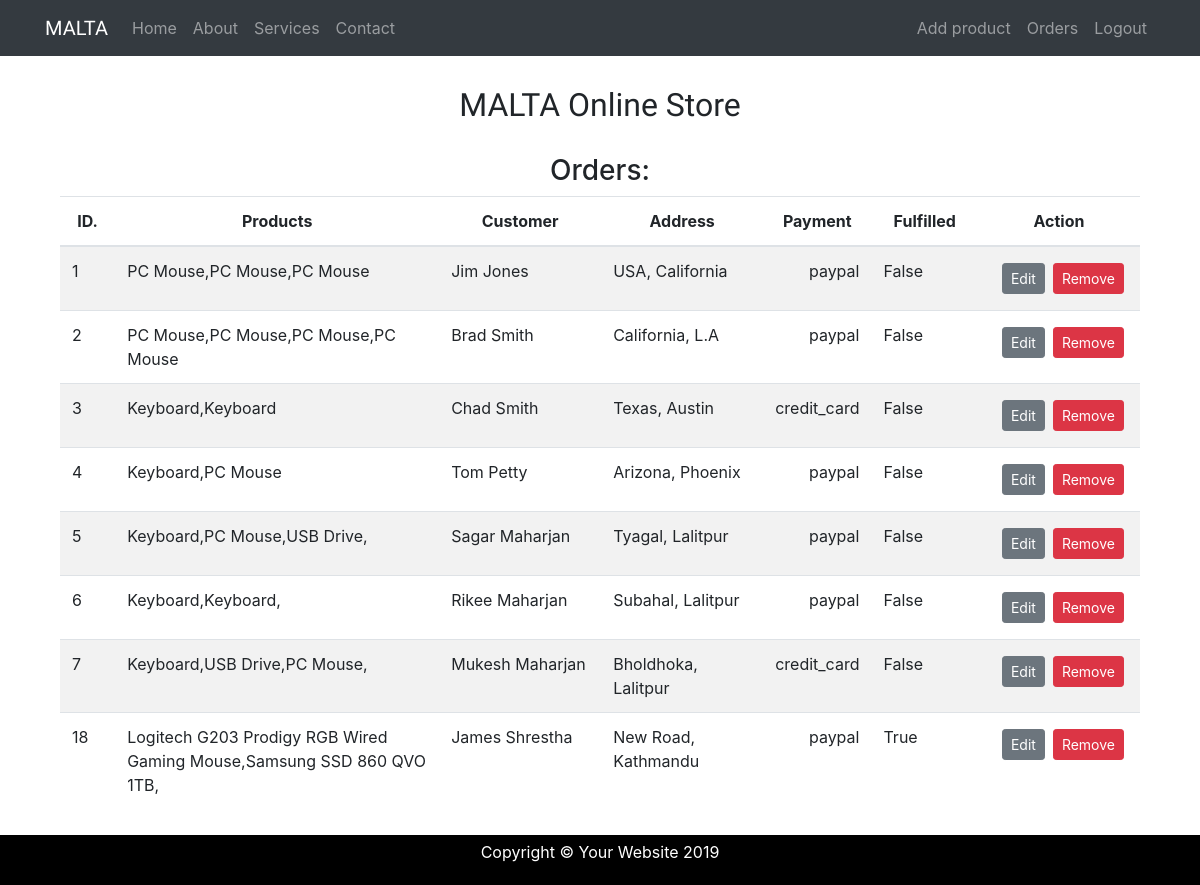
Screenshot of /admin_panel/ (signed in) with the database file from the repository.
### store/models.py (models this page shows, shortened)
class Order(models.Model):
    first_name = models.CharField(max_length=400)
    last_name = models.CharField(max_length=400)
    address = models.CharField(max_length=600)
    city = models.CharField(max_length=400)
    PAYMENT_METHOD = (
        ('Credit Card', 'Credit Card'),
        ('Debit Card', 'Debit Card'),
        ('Paypal', 'Paypal'),
    )
    payment_method = models.CharField(
        max_length=100, choices=PAYMENT_METHOD, default='Credit Card')
    payment_data = models.CharField(max_length=400)
    items = models.TextField()
    fulfilled = models.BooleanField(default=False, blank=True)

### store/views.py (the view)
# urls.py: path('admin_panel/', views.adminDashboard, name="admin"),
@login_required
def adminDashboard(request):
    orders = Order.objects.all()
    ctx = {'orders': orders}
    return render(request, "store/admin_panel.html", ctx)

### store/templates/store/admin_panel.html
{% extends 'store/base.html' %}
{% block content %}
<h3 style="text-align:center">Orders:</h3>
<div class="container mb-4">
	<div class="row">
		<div class="col-12">
			<div class="table-responsive">
				<table class="table table-striped">
					<thead style="text-align: center;">
						<tr>
							<th>ID.</th>
							<th scope="col" style="width:30%;">Products </th>
							<th scope="col" style="width:15%;">Customer</th>
							<th scope="col" style="width:15%;">Address</th>
							<th scope="col" style="width:10%;">Payment</th>
							<th scope="col">Fulfilled</th>
							<th style="width:15%;">Action </th>
						</tr>
					</thead>
					<tbody>
						{% for order in orders %}
						<tr>
							<td>{{order.id}}</td>
							<td>{{order.items}}</td>
							<td>{{order.first_name}} {{order.last_name}}</td>
							<td>{{order.address}}, {{order.city}}</td>
							<td class=" text-right">{{order.payment_method}}</td>
							<td>{{order.fulfilled}}</td>
							<td class="text-right">
								<a class="btn btn-danger btn-sm m-1 float-right"
									href="{% url 'order-delete' order.id %}">Remove</a>
								<a class="btn btn-secondary btn-sm m-1 float-right"
									href="{% url 'order-edit' order.pk %}">Edit</a>
							</td>
						</tr>
						{% endfor %}
			</div>
			{% endblock content %}

### store/templates/store/base.html (shortened to what this page needs)
{% load static %}
<!DOCTYPE html>
<html lang="en">
<head>
    <link rel="stylesheet" href="https://stackpath.bootstrapcdn.com/bootstrap/4.3.1/css/bootstrap.min.css"
>
    <link href="{% static 'store/css/style.css' %}" rel="stylesheet">
    <link href="https://maxcdn.bootstrapcdn.com/font-awesome/4.7.0/css/font-awesome.min.css" rel="stylesheet"
>
</head>
<body>
    <nav class="navbar navbar-expand-lg navbar-dark bg-dark fixed-top">
        <div class="container">
            <a class="navbar-brand" href="{% url 'catalog' %}">MALTA</a>
            <div class="collapse navbar-collapse" id="navbarResponsive">
                <ul class="navbar-nav mr-auto">
                    <li class="nav-item">
                        <a class="nav-link" href="{% url 'catalog' %}">Home
                        </a>
                    </li>
                    <li class="nav-item">
                        <a class="nav-link" href="#">About</a>
                    </li>
                    <li class="nav-item">
                        <a class="nav-link" href="#">Services</a>
                    </li>
                    <li class="nav-item">
                        <a class="nav-link" href="#">Contact</a>
                    </li>
                </ul>
                <ul class="navbar-nav ml-auto">
                    {% if request.user.is_authenticated %}
                    <li><a class="nav-link" href="{% url 'add-product' %}">Add product</a></li>
                    <li><a class="nav-link" href="{% url 'admin' %}">Orders</a></li>
                    <li><a class="nav-link" href="{% url 'logout' %}"> Logout</a></li>
                    {% else %}
                    <li><a class="nav-link" href="{% url 'cart' %}">Cart<b>({{cart_size}} items)</b></a></li>
                    <li><a class="nav-link" href="{% url 'login' %}">Admin Login</a></li>
                    {% endif %}
                </ul>
            </div>
        </div>
    </nav>
    <div class="container body">
        <h2>MALTA Online Store</h2>
        {% block content %}
        {% endblock content %}
    </div>
    <div class="footer">
        <p class="text-center text-white">Copyright &copy; Your Website 2019</p>
    </div>
    </div>
</body>
</html>

### store/static/store/css/style.css (style rules this page uses)
body { padding-top: 56px; }
a.navbar-brand { font-family: 'Lobster', cursive; }
.body { margin-bottom: 60px; }
h2 { font-family: 'Lobster', cursive; text-align: center; margin: 30px; }
.footer { position: fixed; left: 0; bottom: 0; width: 100%; padding: 5px; background-color: #000; }

### rows the page displays
Order: id "1", items "PC Mouse,PC Mouse,PC Mouse", first_name "Jim", last_name "Jones", address "USA", city "California", payment_method "paypal", fulfilled "False"
Order: id "2", items "PC Mouse,PC Mouse,PC Mouse,PC Mouse", first_name "Brad", last_name "Smith", address "California", city "L.A", payment_method "paypal", fulfilled "False"
Order: id "3", items "Keyboard,Keyboard", first_name "Chad", last_name "Smith", address "Texas", city "Austin", payment_method "credit_card", fulfilled "False"
Order: id "4", items "Keyboard,PC Mouse", first_name "Tom", last_name "Petty", address "Arizona", city "Phoenix", payment_method "paypal", fulfilled "False"
Order: id "5", items "Keyboard,PC Mouse,USB Drive,", first_name "Sagar", last_name "Maharjan", address "Tyagal", city "Lalitpur", payment_method "paypal", fulfilled "False"
Order: id "6", items "Keyboard,Keyboard,", first_name "Rikee", last_name "Maharjan", address "Subahal", city "Lalitpur", payment_method "paypal", fulfilled "False"
Order: id "7", items "Keyboard,USB Drive,PC Mouse,", first_name "Mukesh", last_name "Maharjan", address "Bholdhoka", city "Lalitpur", payment_method "credit_card", fulfilled "False"
Order: id "18", items "Logitech G203 Prodigy RGB Wired Gaming Mouse,Samsung SSD 860 QVO 1TB,", first_name "James", last_name "Shrestha", address "New Road", city "Kathmandu", payment_method "paypal", fulfilled "True"
